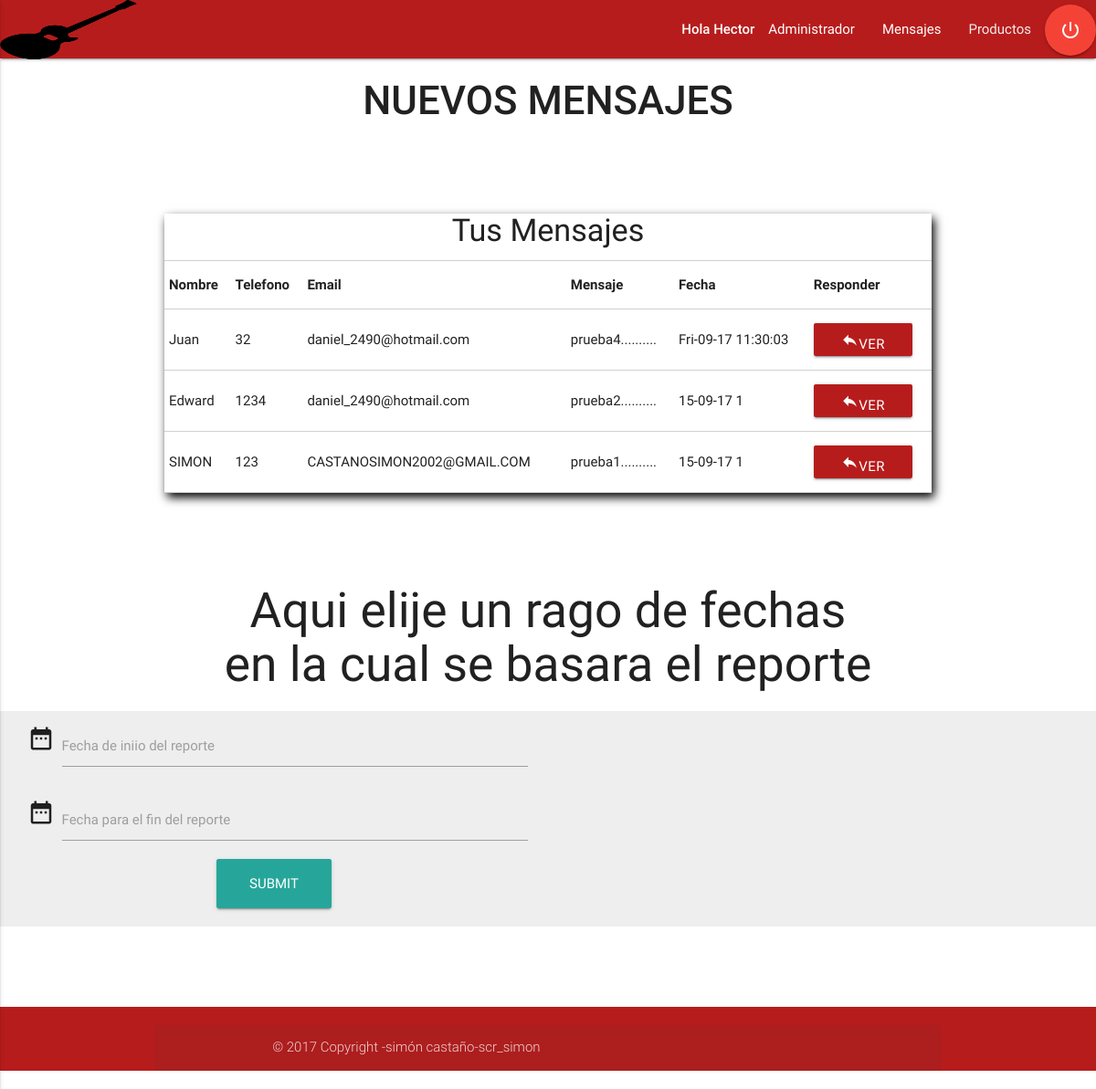
Screenshot of /mensajes.php (signed in) with the database file from the repository.
### tables this page shows
CREATE TABLE `form` (
  `codigo` int(11) NOT NULL,
  `nombre` varchar(50) NOT NULL,
  `telefono` int(50) NOT NULL,
  `email` varchar(50) NOT NULL,
  `mensaje` varchar(50) NOT NULL,
  `fecha` varchar(30) NOT NULL
);

### mensajes.php (the view, shortened to what this page needs)
<?php include('menu A.php'); ?>
<CENTER> <h3><strong> NUEVOS MENSAJES</strong></h3>  </CENTER>
<form method="post" action="reportes.php"  >
  <form method="post" action="mensajes.php">
    <section class="contenido">
      <h4>Tus Mensajes</h4>
      <table class="bordered">
        <tr></tr><th>Nombre</th><th>Telefono</th><th>Email</th><th>Mensaje</th><th> Fecha</th><th>Responder</th></tr>
        <?php
        include('config/conexion.php');
        $sql="SELECT * FROM form ORDER BY codigo desc";
        $ejecutar=$conexion->query($sql);
        while($filas=$ejecutar->fetch_row()){
          echo "<tr><td>$filas[1]</td><td>$filas[2]</td><td>$filas[3]</td><td>".substr($filas[4],0,12 )."..........</td><td>$filas[5]</td><td><button name='btnver' value='$filas[3]'  class='btn waves-effect waves-light  red darken-4'><i class='material-icons
          '>reply   </i>VER</button></td></tr>";
        }
        ?>
      </table>
    </section>
  <article class="">
   <center>
    <h2>Aqui elije un rago de fechas<br> en la cual se basara el reporte</h2></center>
    <center>  <div class="row  #eeeeee grey lighten-3">
      <div class="col s12 m6">
        <div>
          <center><div class="row">
            <div class="input-field col s6 m12">
              <i class="material-icons prefix">date_range</i>
              <input name="fecha1" type="text" class="datepicker validate">
              <label for="icons-prefix">Fecha de iniio del reporte</label>
            </div>
            <div>
              <div class="input-field col s6 m12    ">
                <i class="material-icons prefix">date_range</i>
                <input name="fecha2" type="text" class="datepicker validate">
                <label for="icons-prefix">Fecha para el fin del reporte </label>
              </div>
            </div>
            <div>
             <center> <input type="submit" name="generar" title="descargar reporte" class="waves-effect waves-light btn-large pulse"></center></center>
           </center>
</article>
           <br>  <br>  <br>    </center>
 </form>
    <?php include('pie A.php') ?>

### menu A.php (shortened to what this page needs)
<!DOCTYPE html>
<html>
<head>
  <link type="text/css" rel="stylesheet" href="css/materialize.min.css"  media="screen,projection"/>
  <link type="text/css" rel="stylesheet" href="css/materialize.css"  media="screen,projection"/>
</head>
<body>
   <div class="navbar-fixed #b71c1c red darken-4">
     <nav>
    <div class="nav-wrapper #b71c1c red darken-4">
      <img class="brand-logo "   src="img/art music1.png" width="150" height="65" >
      <ul class="right hide-on-med-and-down">
      <li> <?php
 echo " <strong> Hola   $_SESSION[usuario]</strong>";
?></li>
        <li><a href="administrar.php">Administrador</a></li>
        <li><a href="mensajes.php">Mensajes</a></li>
        <li><a class="grey-text text-lighten-3" href="productos A.php">Productos</a></li>
        <li> <form method="post" action="administrar.php">   <BUTTON name="btnsalir" class="btn-floating btn-large waves-effect waves-light red"><i class="material-icons">power_settings_new</i></BUTTON></form></li>
      </ul>
           </div>
           </nav>
           </div>

### pie A.php
<footer class="page-footer #b71c1c red darken-4">
  <div class="container #b71c1c red darken-4">
    <div class="row">
      <div class="footer-copyright">
        <div class="container">
         <mare><marquee> © 2017 Copyright  -simón castaño-scr_simon</marquee> </mare>
       </div>
     </div>
   </footer>
   </html>

### rows the page displays
form: nombre "Juan", telefono "32", email "daniel_2490@hotmail.com", mensaje "prueba4", fecha "Fri-09-17 11:30:03"
form: nombre "Edward", telefono "1234", email "daniel_2490@hotmail.com", mensaje "prueba2", fecha "15-09-17 1"
form: nombre "SIMON", telefono "123", email "CASTANOSIMON2002@GMAIL.COM", mensaje "prueba1", fecha "15-09-17 1"

### other values shown
$_SESSION[usuario] "Hector"
